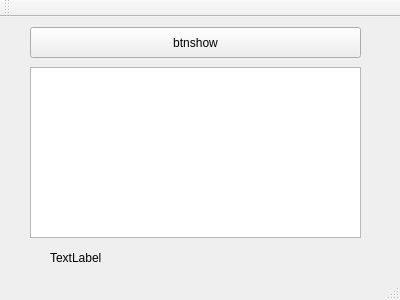
<?xml version="1.0" encoding="UTF-8"?>
<ui version="4.0">
 <class>MainWindow</class>
 <widget class="QMainWindow" name="MainWindow">
  <property name="geometry">
   <rect>
    <x>0</x>
    <y>0</y>
    <width>400</width>
    <height>300</height>
   </rect>
  </property>
  <property name="windowTitle">
   <string>MainWindow</string>
  </property>
  <widget class="QWidget" name="centralWidget">
   <widget class="QPushButton" name="btnShow">
    <property name="geometry">
     <rect>
      <x>30</x>
      <y>10</y>
      <width>331</width>
      <height>31</height>
     </rect>
    </property>
    <property name="text">
     <string>btnshow</string>
    </property>
   </widget>
   <widget class="QTableView" name="tableStudents">
    <property name="geometry">
     <rect>
      <x>30</x>
      <y>50</y>
      <width>331</width>
      <height>171</height>
     </rect>
    </property>
   </widget>
   <widget class="QLabel" name="labelResult">
    <property name="geometry">
     <rect>
      <x>50</x>
      <y>230</y>
      <width>271</width>
      <height>21</height>
     </rect>
    </property>
    <property name="text">
     <string>TextLabel</string>
    </property>
   </widget>
  </widget>
  <widget class="QMenuBar" name="menuBar">
   <property name="geometry">
    <rect>
     <x>0</x>
     <y>0</y>
     <width>400</width>
     <height>21</height>
    </rect>
   </property>
  </widget>
  <widget class="QToolBar" name="mainToolBar">
   <attribute name="toolBarArea">
    <enum>TopToolBarArea</enum>
   </attribute>
   <attribute name="toolBarBreak">
    <bool>false</bool>
   </attribute>
  </widget>
  <widget class="QStatusBar" name="statusBar"/>
 </widget>
 <layoutdefault spacing="6" margin="11"/>
 <resources/>
 <connections/>
</ui>
